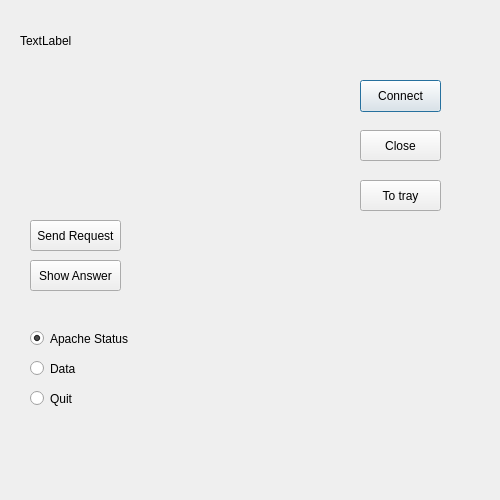
<?xml version="1.0" encoding="UTF-8"?>
<ui version="4.0">
 <class>Client_Form</class>
 <widget class="QDialog" name="Client_Form">
  <property name="geometry">
   <rect>
    <x>0</x>
    <y>0</y>
    <width>500</width>
    <height>500</height>
   </rect>
  </property>
  <property name="minimumSize">
   <size>
    <width>0</width>
    <height>0</height>
   </size>
  </property>
  <property name="maximumSize">
   <size>
    <width>500</width>
    <height>500</height>
   </size>
  </property>
  <property name="contextMenuPolicy">
   <enum>Qt::NoContextMenu</enum>
  </property>
  <property name="windowTitle">
   <string>Client (Server Status)</string>
  </property>
  <property name="accessibleName">
   <string/>
  </property>
  <property name="styleSheet">
   <string notr="true">background-image: url(:/seigaiha.png);</string>
  </property>
  <widget class="QPushButton" name="connectbutton">
   <property name="geometry">
    <rect>
     <x>360</x>
     <y>80</y>
     <width>81</width>
     <height>32</height>
    </rect>
   </property>
   <property name="mouseTracking">
    <bool>true</bool>
   </property>
   <property name="styleSheet">
    <string notr="true">background-image: url(:/button.png);</string>
   </property>
   <property name="text">
    <string>Connect</string>
   </property>
   <property name="checkable">
    <bool>false</bool>
   </property>
   <property name="flat">
    <bool>false</bool>
   </property>
  </widget>
  <widget class="QPushButton" name="closebutton">
   <property name="geometry">
    <rect>
     <x>360</x>
     <y>130</y>
     <width>81</width>
     <height>31</height>
    </rect>
   </property>
   <property name="text">
    <string>Close</string>
   </property>
  </widget>
  <widget class="QLabel" name="label">
   <property name="enabled">
    <bool>true</bool>
   </property>
   <property name="geometry">
    <rect>
     <x>20</x>
     <y>0</y>
     <width>211</width>
     <height>81</height>
    </rect>
   </property>
   <property name="autoFillBackground">
    <bool>false</bool>
   </property>
   <property name="text">
    <string>TextLabel</string>
   </property>
  </widget>
  <widget class="QPushButton" name="sendButton">
   <property name="geometry">
    <rect>
     <x>30</x>
     <y>220</y>
     <width>91</width>
     <height>31</height>
    </rect>
   </property>
   <property name="text">
    <string>Send Request</string>
   </property>
  </widget>
  <widget class="QPushButton" name="showButton">
   <property name="geometry">
    <rect>
     <x>30</x>
     <y>260</y>
     <width>91</width>
     <height>31</height>
    </rect>
   </property>
   <property name="text">
    <string>Show Answer</string>
   </property>
  </widget>
  <widget class="QRadioButton" name="radioBtnApache">
   <property name="geometry">
    <rect>
     <x>30</x>
     <y>330</y>
     <width>111</width>
     <height>17</height>
    </rect>
   </property>
   <property name="text">
    <string>Apache Status</string>
   </property>
   <property name="checked">
    <bool>true</bool>
   </property>
  </widget>
  <widget class="QRadioButton" name="radioBtnData">
   <property name="geometry">
    <rect>
     <x>30</x>
     <y>360</y>
     <width>82</width>
     <height>17</height>
    </rect>
   </property>
   <property name="text">
    <string>Data</string>
   </property>
  </widget>
  <widget class="QRadioButton" name="radioBtnQuit">
   <property name="geometry">
    <rect>
     <x>30</x>
     <y>390</y>
     <width>82</width>
     <height>17</height>
    </rect>
   </property>
   <property name="text">
    <string>Quit</string>
   </property>
  </widget>
  <widget class="QPushButton" name="to_trayButton">
   <property name="geometry">
    <rect>
     <x>360</x>
     <y>180</y>
     <width>81</width>
     <height>31</height>
    </rect>
   </property>
   <property name="text">
    <string>To tray</string>
   </property>
  </widget>
 </widget>
 <resources>
  <include location="client.qrc"/>
 </resources>
 <connections/>
</ui>
